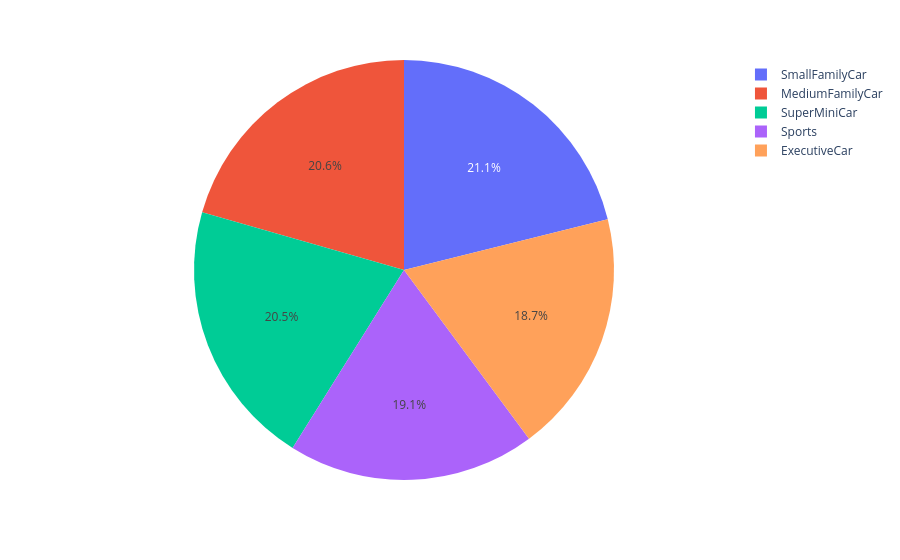

Here is the notebook cell this chart was saved with:
### Code cell
import matplotlib.pyplot as plt
import pandas as pd
import plotly.express as px

total_sales = recession_data.groupby('Vehicle_Type')['Advertising_Expenditure'].sum().reset_index()
fig = px.pie(data, values='Advertising_Expenditure', names='Vehicle_Type')
fig.show()

### Figure 1 — Plotly figure (JSON) as saved in the notebook; plotly's stock layout.template omitted (floating-point values rounded to 4 significant figures; data arrays with more than 128 entries replaced by an {"elided": "..."} marker saying what was removed)
{"data": [{"domain": {"x": [0, 1], "y": [0, 1]}, "hovertemplate": "Vehicle_Type=%{label}<br>Advertising_Expenditure=%{value}<extra></extra>", "labels": {"elided": "2112 str values"}, "legendgroup": "", "name": "", "showlegend": true, "type": "pie", "values": {"elided": "2112 float values"}}], "layout": {"legend": {"tracegroupgap": 0}, "margin": {"t": 60}}}
